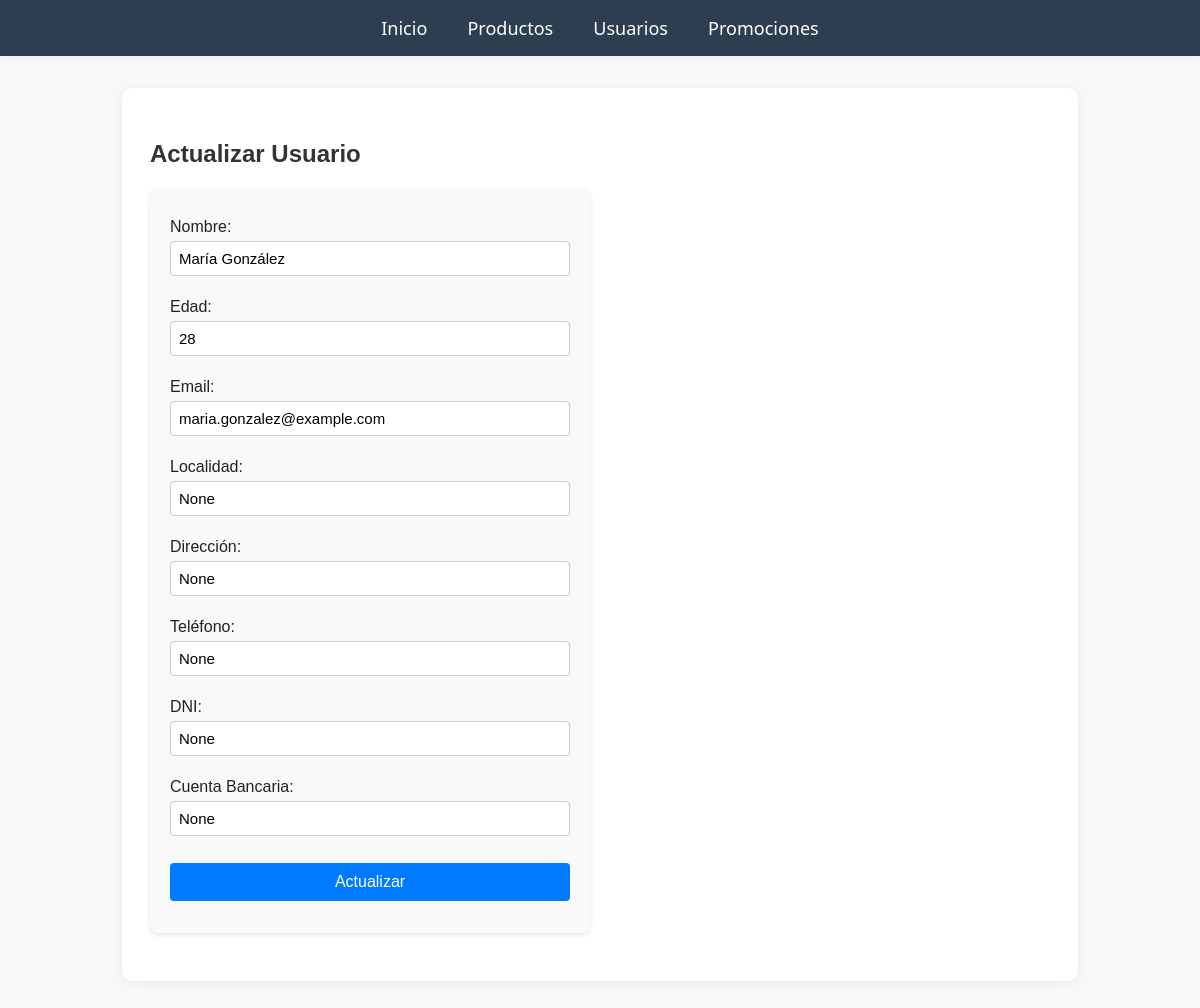
Screenshot of /actualizar_usuario/18 with the database file from the repository.
### app.py (models this page shows)
class Usuario(db.Model):
    __tablename__ = 'usuarios'
    id = db.Column(db.Integer, primary_key=True, autoincrement=True)
    nombre = db.Column(db.String(255), nullable=False)
    edad = db.Column(db.Integer, nullable=False)
    email = db.Column(db.String(255), nullable=False)
    localidad = db.Column(db.String(255), nullable=True)
    direccion = db.Column(db.String(255), nullable=True)
    telefono = db.Column(db.String(15), nullable=True)
    dni = db.Column(db.String(9), nullable=True)
    cuenta_bancaria = db.Column(db.String(20), nullable=True)
    pedidos = db.relationship('Pedido', backref='usuario', lazy=True, cascade='all, delete-orphan')

### app.py (the view, shortened to what this page needs)
@app.route('/actualizar_usuario/<int:id>', methods=['GET', 'POST'])
def actualizar_usuario(id):
    usuario = Usuario.query.get_or_404(id)
    return render_template('actualizar_usuario.html', usuario=usuario)

### templates/actualizar_usuario.html (shortened to what this page needs)
{% extends "layout.html" %}
{% block content %}
<h2>Actualizar Usuario</h2>
<form method="POST">
    <label>Nombre:</label>
    <input type="text" name="nombre" value="{{ usuario.nombre }}">
    <label>Edad:</label>
    <input type="number" name="edad" value="{{ usuario.edad }}">
    <label>Email:</label>
    <input type="email" name="email" value="{{ usuario.email }}">
    <label>Localidad:</label>
    <input type="text" name="localidad" value="{{ usuario.localidad }}">
    <label>Dirección:</label>
    <input type="text" name="direccion" value="{{ usuario.direccion }}">
    <label>Teléfono:</label>
    <input type="text" name="telefono" value="{{ usuario.telefono }}">
    <label>DNI:</label>
    <input type="text" name="dni" value="{{ usuario.dni }}">
    <label>Cuenta Bancaria:</label>
    <input type="text" name="cuenta_bancaria" value="{{ usuario.cuenta_bancaria }}">
    <input type="submit" value="Actualizar">
</form>
{% endblock %}

### static/style.css (style rules this page uses)
body { background: #f6f8fa; font-family: 'Segoe UI', Arial, sans-serif; margin: 0; padding: 0; color: #222; }
h1, h2, h3 { font-weight: 700; color: #2c3e50; }
.btn-promocion, button, input[type="submit"] { background: #1976d2; color: #fff; border: none; padding: 10px 22px; border-radius: 5px; font-size: 16px; cursor: pointer; margin-top: 8px; transition: background 0.2s; }
input, select, textarea { padding: 8px; border: 1px solid #b0bec5; border-radius: 4px; margin-bottom: 12px; width: 100%; font-size: 15px; }
form label { font-weight: 500; margin-top: 10px; display: block; }

### templates/actualizar_usuario.html (style rules this page uses)
h2 { font-family: Arial, sans-serif; color: #333; }
form { margin-bottom: 20px; background: #f9f9f9; padding: 20px; border-radius: 8px; box-shadow: 0 2px 5px rgba(0,0,0,0.1); width: 400px; }
label { display: block; margin-top: 10px; font-weight: bold; font-family: Arial, sans-serif; }
input[type="text"], input[type="number"], input[type="email"] { width: 100%; padding: 8px; margin-top: 5px; box-sizing: border-box; border: 1px solid #ccc; border-radius: 4px; font-family: Arial, sans-serif; }
input[type="submit"] { margin-top: 15px; padding: 10px 15px; background-color: #007bff; border: none; border-radius: 4px; color: white; cursor: pointer; font-size: 16px; }

### rows the page displays
Usuario: nombre "María González", edad "28", email "maria.gonzalez@example.com", localidad "None", direccion "None", telefono "None", dni "None", cuenta_bancaria "None"
